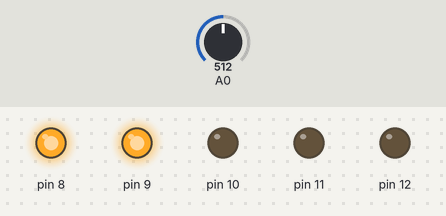
Recording of a sketch running on a simulated Arduino Uno, built with avr-gcc and run on an emulated ATmega328P. Shown: output pins drawn as LEDs (lit = HIGH). The inputs (shaded band) are chosen by the test bench; at power-on: A0 = 512. What the sketch prints to the serial monitor is not drawn.

Above: at 1.2 s.
1.3 s: A0 set to 603
2.8 s: A0 set to 631
At 3.1 s:
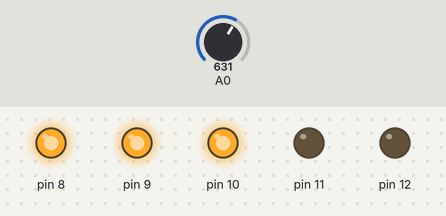
4.3 s: A0 set to 811
5.8 s: A0 set to 829
At 6.7 s:
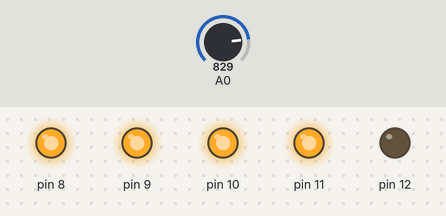
7.3 s: A0 set to 1008
8.8 s: A0 set to 1023
At 10.0 s:
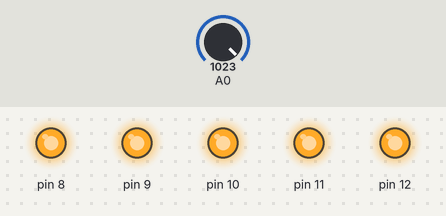
Timing chart, 0 to 11.3 s (numbered marks = the images above; inputs shaded):
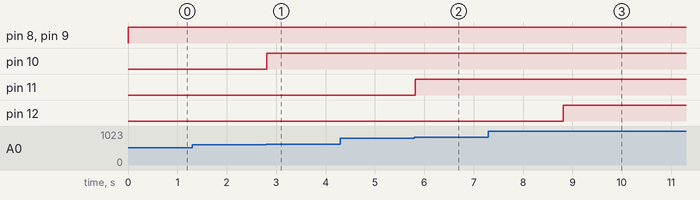

Measured:
- the behaviour switches between 613 and 614 on A0 (found by bisection; images 0 and 1)
- the behaviour switches between 818 and 819 on A0 (found by bisection; images 1 and 2)
- the behaviour switches between 1022 and 1023 on A0 (found by bisection; images 2 and 3)
- after the input at 2.8 s, pin 10: LOW → HIGH at once
- after the input at 5.8 s, pin 11: LOW → HIGH at once
- after the input at 8.8 s, pin 12: LOW → HIGH at once

The sketch:

citire_analogica_5_leduri.ino
```cpp
int val = 0;
int state8 = LOW;
int state9 = LOW;
int state10 = LOW;
int state11 = LOW;
int state12 = LOW;

void setup() {
  pinMode(8, OUTPUT);
  pinMode(9, OUTPUT);
  pinMode(10, OUTPUT);
  pinMode(11, OUTPUT);
  pinMode(12, OUTPUT);
  Serial.begin(9600);
}

void loop() {
  val = analogRead(A0);

  int smallVal = map(val, 0, 1023, 0, 5);
  Serial.println(val);
  Serial.println(smallVal);

  if (smallVal == 0) {
    state8 = LOW;
    state9 = LOW;
    state10 = LOW;
    state11 = LOW;
    state12 = LOW;
  }
  if (smallVal == 1) {
    state8 = HIGH;
    state9 = LOW;
    state10 = LOW;
    state11 = LOW;
    state12 = LOW;
  }
  if (smallVal == 2) {
    state8 = HIGH;
    state9 = HIGH;
    state10 = LOW;
    state11 = LOW;
    state12 = LOW;
  }
  if (smallVal == 3) {
    state8 = HIGH;
    state9 = HIGH;
    state10 = HIGH;
    state11 = LOW;
    state12 = LOW;
  }
  if (smallVal == 4) {
    state8 = HIGH;
    state9 = HIGH;
    state10 = HIGH;
    state11 = HIGH;
    state12 = LOW;
  }
  if (smallVal == 5) {
    state8 = HIGH;
    state9 = HIGH;
    state10 = HIGH;
    state11 = HIGH;
    state12 = HIGH;
  }

  digitalWrite(8, state8);
  digitalWrite(9, state9);
  digitalWrite(10, state10);
  digitalWrite(11, state11);
  digitalWrite(12, state12);
}
```
